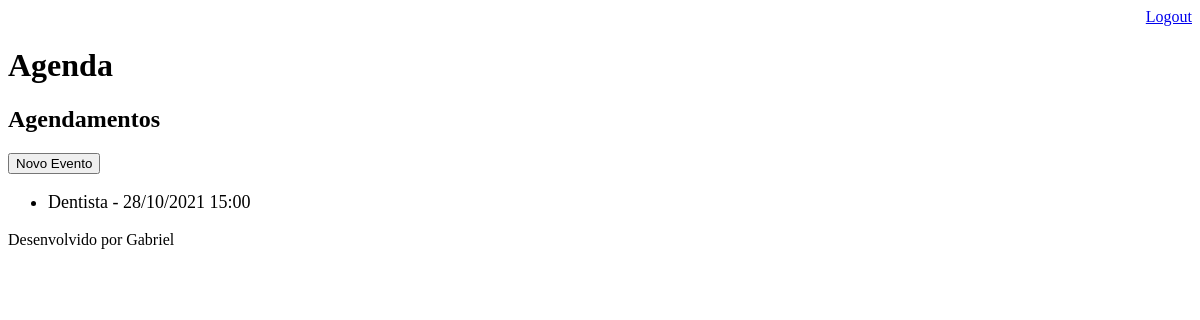
The page /agenda/ (signed in) on the database as committed earlier.
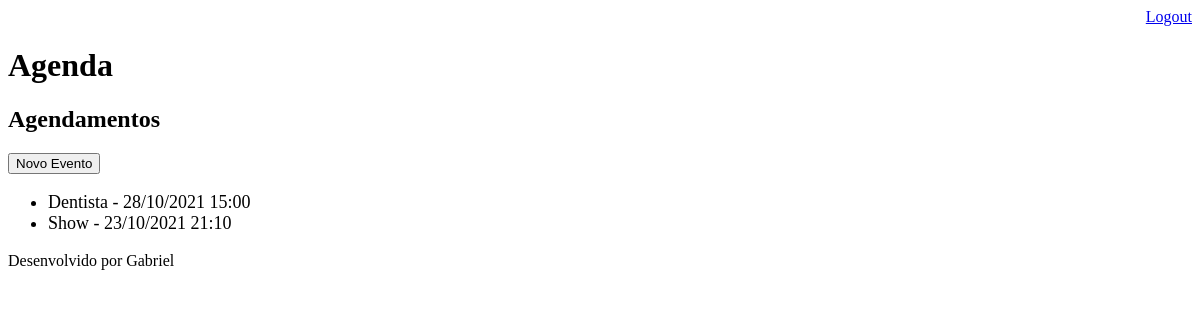
The same page on the database as committed later.
### core/models.py (models this page shows, shortened)
class Evento(models.Model):
    titulo = models.CharField(max_length=100)
    descricao = models.TextField(blank=True, null=True)
    data = models.DateTimeField(verbose_name='Data do Evento')
    datacriacao = models.DateTimeField(auto_now=True, verbose_name='Data de Criação')
    usuario = models.ForeignKey(User, on_delete=models.CASCADE, verbose_name='Usuário')
    local = models.CharField(max_length=100, null=True)
    class Meta:
        db_table = 'evento'
    def get_data(self):
        return self.data.strftime('%d/%m/%Y %H:%M')

### core/views.py (the view)
# urls.py: path('agenda/', views.lista_eventos),
@login_required(login_url='/login/')
def lista_eventos(request):
    usuario = request.user
    eventos = Evento.objects.filter(usuario=usuario)
    dados = {'eventos': eventos}
    return render(request, 'agenda.html', dados)

### templates/agenda.html
{% extends "model-page.html" %}
{% block content %}
    <h2>Agendamentos</h2>
    <a href="evento/">
        <button type="button">Novo Evento</button>
    </a>
    <ul style="font-size: 18px">
    {% for evento in eventos %}
        <li> {{ evento.titulo }} - {{ evento.get_data }}</li>
    {% endfor %}
    </ul>
{% endblock %}

### templates/model-page.html
<!DOCTYPE html>
<html lang="en">
<head>
    {% include "model-header.html" %}
</head>
<body>
    {% block content %} {% endblock %}
    {% include "model-footer.html" %}
</body>
</html>

### templates/model-header.html (shortened to what this page needs)
    <div align="right">
        <a href="/logout">Logout</a>
    </div>
    <h1>Agenda</h1>

### templates/model-footer.html
<p>Desenvolvido por Gabriel</p>

Rows that differ between the two databases and show on the page:
added Evento: titulo "Show", get_data "23/10/2021 21:10"
